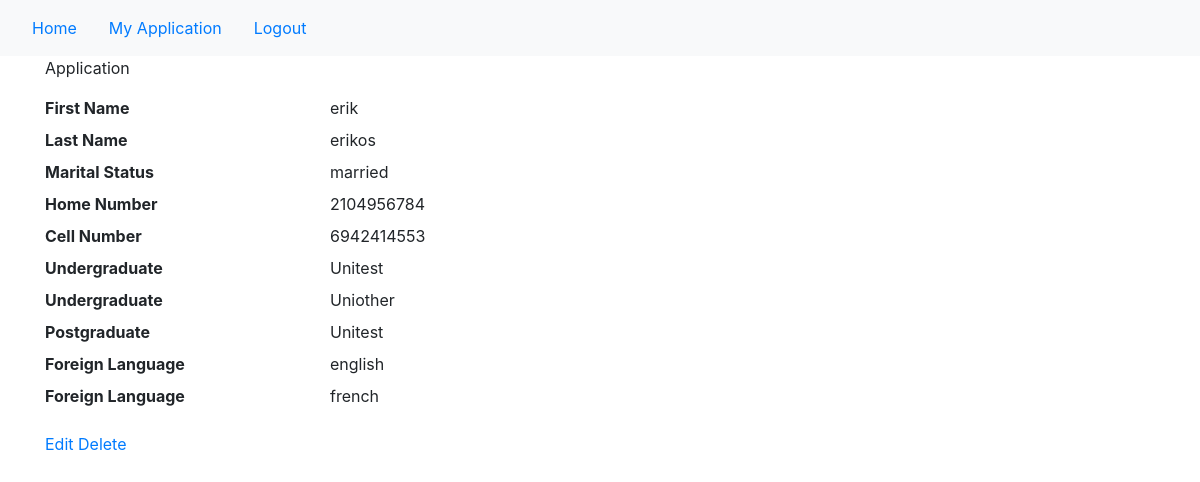
/my_application/ (signed in), run on an earlier commit of the app's database.
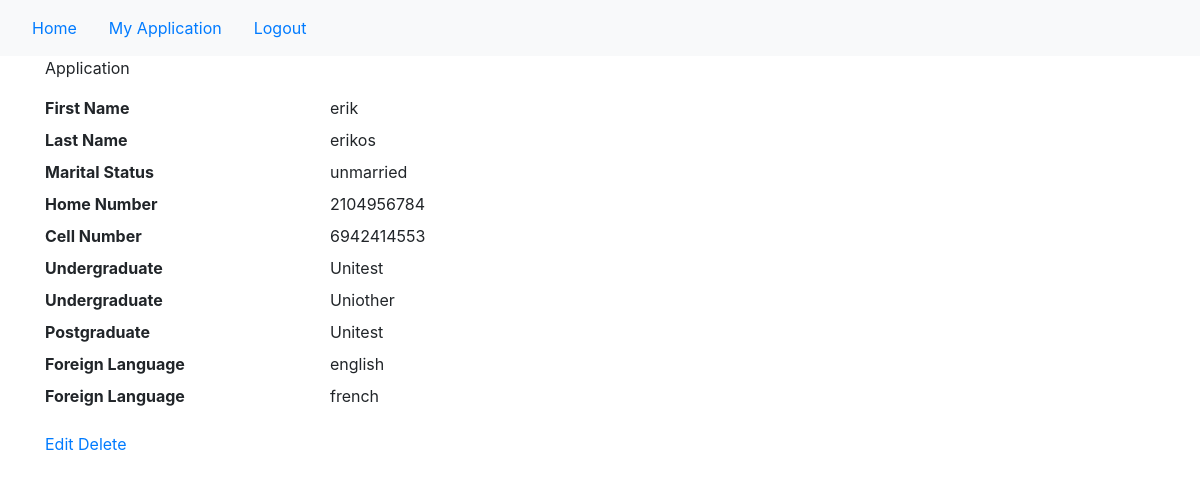
And on a later commit of the database.
### main/models.py (models this page shows, shortened)
class User(AbstractUser):
    has_applied = models.BooleanField(default=False)
    fathers_name = models.CharField(max_length=150, null=True)
    mothers_name = models.CharField(max_length=150, null=True)
    class Sex(models.TextChoices):
        male = "male"
        female = "female"
    sex = models.CharField(
        max_length=6,
        choices=Sex.choices,
        null=True
    )
    class Marital_status(models.TextChoices):
        married = "married"
        unmarried = "unmarried"
    marital_status = models.CharField(
        max_length=9,
        choices=Marital_status.choices,
        null=True,
        blank=True
    )
    class Μilitary_service(models.TextChoices):
        completed = "completed"
        not_completed = "not completed"
    military_service = models.CharField(
        max_length=13,
        choices=Μilitary_service.choices,
        null=True,
        blank=True
    )
    date_of_birth = models.DateField(null=True) # user should be able to choose. Maybe try date input widget
    place_of_birth = models.CharField(max_length=150, null=True)
    prefecture = models.CharField(max_length=150, null=True) #νομός
    country = models.CharField(max_length=150, null=True)
    def validate_amka(amka): #amka must be eleven digits
        if not (amka.isdigit() and len(amka) == 11):
            raise ValidationError('amka must be 11 digits')
    amka = models.CharField(max_length=11, validators=[validate_amka], null = True)
    def validate_afm(afm): #afm must be 9 digits
        if not (afm.isdigit() and len(afm) == 9):
            raise ValidationError('afm must be 9 digits')
    afm = models.CharField(max_length=9, validators=[validate_afm], null = True)

class Contact_information(models.Model):
    user = models.OneToOneField(User,on_delete=models.CASCADE, null=True)
    def validate_number(number): #must be ten digits
        if not (number.isdigit() and len(number) == 10):
            raise ValidationError('number must be 10 digits')
    home_number = models.CharField(max_length=10, validators=[validate_number], null = True)
    cell_number = models.CharField(max_length=10, validators=[validate_number], null = True)

class Studies(models.Model):
    user = models.ForeignKey(User,on_delete=models.CASCADE, null=True)
    univercity = models.CharField(max_length=150, null=True, blank = True) #required field. Code in clean function in StudyForm. Can't remove blank=true because of is_deleted
    department = models.CharField(max_length=150, null=True, blank = True) #required field. Code in clean function in StudyForm. Can't remove blank=true because of is_deleted
    degree_title = models.CharField(max_length=150, null=True, blank = True)
    grade = models.FloatField(null=True, blank = True)
    is_deleted = models.BooleanField(default = False) #true when the user wants to remove the form
    class Meta:
        abstract = True #Base class for other models

class Undergraduate(Studies):
    def __str__(self):
        return str(self.user)

class Postgraduate(Studies):
    def __str__(self):
        return str(self.user)

class Foreign_language(models.Model):
    user = models.ForeignKey(User,on_delete=models.CASCADE, null=True)
    language = models.CharField(max_length=150, null=True, blank=True)
    level = models.CharField(max_length=150, null=True, blank=True)
    degree = models.CharField(max_length=150, null=True, blank=True)
    grade = models.FloatField(null=True, blank=True)
    acquisition_date = models.DateField(null=True, blank=True)
    is_deleted = models.BooleanField(default = False) #true when the user wants to remove the form

### main/views.py (the view)
# urls.py: path("my_application/", views.my_application, name="my_application"),
@login_required(login_url='login')
def my_application(request): #shows current users application info
    if request.user.groups.filter(name='Grammateia').exists():
        return redirect('home')
    user=request.user
    contact_information = Contact_information.objects.get(user=user)
    undergraduate_info = Undergraduate.objects.filter(user=user)
    postgraduate_info = Postgraduate.objects.filter(user=user)
    foreign_language_info = Foreign_language.objects.filter(user=user)
    work_experience_info = Work_experience.objects.filter(user=user)
    reference_letter_info = Reference_letter.objects.filter(user=user)
    scholarship_info = Scholarship.objects.filter(user=user)
    theses_info = Theses.objects.filter(user=user)
    application = Application.objects.get(user=request.user)
    context = {'application': application,
               'user': user,
               'contact_information': contact_information,
               'undergraduate_info': undergraduate_info,
               'postgraduate_info': postgraduate_info,
               'foreign_language_info': foreign_language_info,
               'work_experience_info': work_experience_info,
               'reference_letter_info': reference_letter_info,
               'scholarship_info': scholarship_info,
               'theses_info': theses_info}
    return render(request, "main/my_application.html", context)

### main/templates/main/my_application.html (shortened to what this page needs)
{% extends 'main/base.html' %}
{% block content %}
<div class="container">
    <p> Application</p>
    <div>
        <dl class="row">
            <dt class="col-sm-3">First Name</dt>
            <dd class="col-sm-9">{{user.first_name}}</dd>
            <dt class="col-sm-3">Last Name</dt>
            <dd class="col-sm-9">{{user.last_name}}</dd>
            <dt class="col-sm-3">Marital Status</dt>
            <dd class="col-sm-9">{{user.marital_status}}</dd>
            <dt class="col-sm-3">Home Number</dt>
            <dd class="col-sm-9">{{contact_information.home_number}}</dd>
            <dt class="col-sm-3">Cell Number</dt>
            <dd class="col-sm-9">{{contact_information.cell_number}}</dd>
            {% for form in undergraduate_info %}
            <dt class="col-sm-3">Undergraduate</dt>
            <dd class="col-sm-9">{{form.univercity}}</dd>
            {% endfor %}
            {% for form in postgraduate_info %}
            <dt class="col-sm-3">Postgraduate</dt>
            <dd class="col-sm-9">{{form.univercity}}</dd>
            {% endfor %}
            {% for form in foreign_language_info %}
            <dt class="col-sm-3">Foreign Language</dt>
            <dd class="col-sm-9">{{form.language}}</dd>
            {% endfor %}
        </dl>
    </div>
    <a href = "{% url 'update_application' application.id %}">Edit</a>
    <a href = "{% url 'delete_application' application.id %}">Delete</a>
</div>
{% endblock %}

### main/templates/main/base.html (shortened to what this page needs)
<!DOCTYPE html>
<html lang="en">
<head>
    <link rel="stylesheet" href="https://stackpath.bootstrapcdn.com/bootstrap/4.4.1/css/bootstrap.min.css"
>
</head>
<body>
{% include 'main/navbar.html' %}
{% block content %}{% endblock %}
</body>
</html>

### main/templates/main/navbar.html (shortened to what this page needs)
<nav class="navbar navbar-expand-lg navbar-light bg-light">
    <a class="nav-item nav-link" href="{% url 'home' %}">
        Home
    </a>
    {% if request.user.is_authenticated  %}
    {% if not perms.main.view_application %}
    {% if not request.user.has_applied %}
    <a class="nav-item nav-link" href="{% url 'create_application' %}">
        Create Application
    </a>
    {% else %}
    <a class="nav-item nav-link" href="{% url 'my_application' %}">
        My Application
    </a>
    {% endif %}
    {% endif %}
    {% endif %}
    {% if request.user.is_authenticated %}
    <a class="nav-item nav-link" href="{% url 'logout' %}">
        Logout
    </a>
    {% endif %}
</nav>

What changed in the data, as far as the page shows it:
changed User "erik": marital_status "married" → "unmarried"
